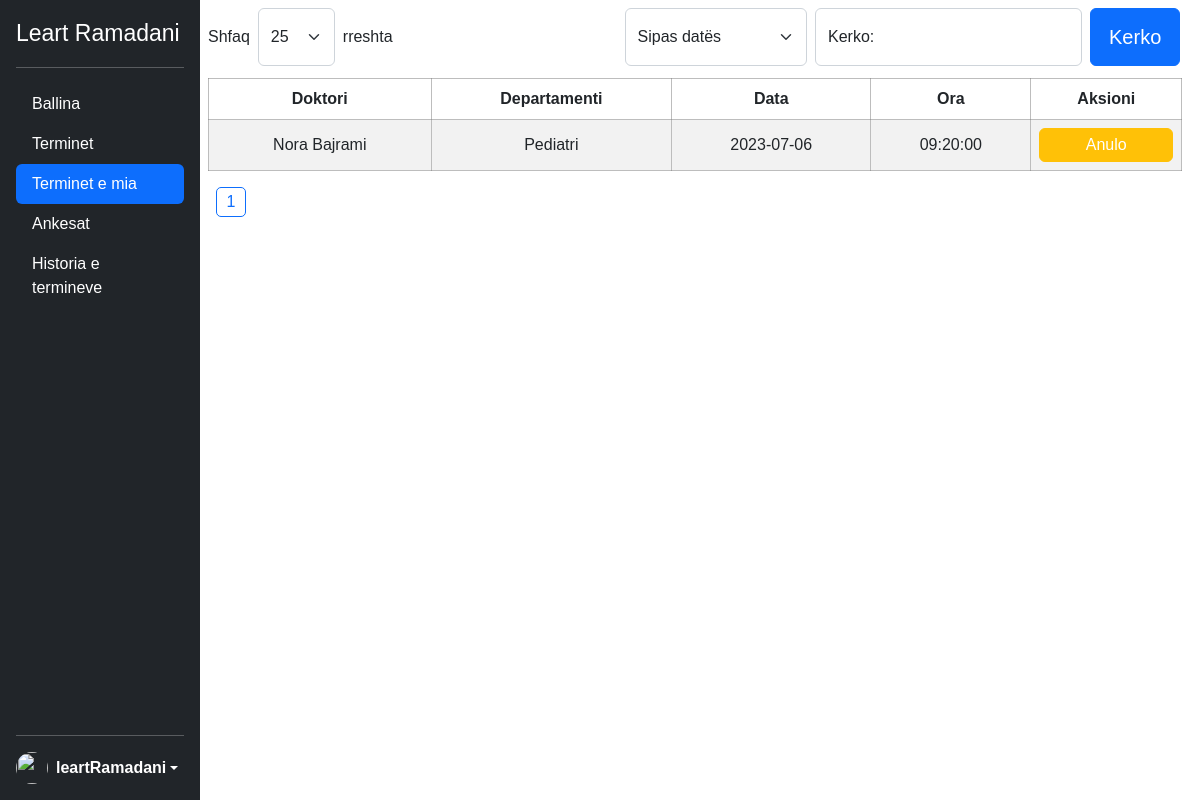
Page /patientSide/terminet_e_mia.php (signed in) on the committed database.
### tables this page shows
CREATE TABLE `terminet_e_mia` (
  `id` int(11) NOT NULL,
  `emri_pacientit` varchar(100) NOT NULL,
  `mbiemri_pacientit` varchar(100) NOT NULL,
  `numri_personal` int(10) NOT NULL,
  `doktori` varchar(100) NOT NULL,
  `departamenti` varchar(100) NOT NULL,
  `data` date NOT NULL,
  `ora` time NOT NULL
);

### patientSide/terminet_e_mia.php (the view, shortened to what this page needs)
<?php
include('../config.php');
?>
<!DOCTYPE html>
<html lang="en">
<head>
    <link rel="stylesheet" href="../css/main.css">
    <link rel="stylesheet" href="../css/responsive.css">
    <link href="https://cdn.jsdelivr.net/npm/bootstrap@5.2.0-beta1/dist/css/bootstrap.min.css" rel="stylesheet">
    <link rel="stylesheet" href="../bootstrap-5.1.3-examples/sidebars/sidebars.css">
</head>
<body>
    <div class="sideBlock">
        <button type="button" class="ham" id="ham_menu"><i class="fa-solid fa-bars"></i></button>
    </div>
    <div class="flex-shrink-0 p-3 text-white bg-dark sidebar">
        <p class="d-flex align-items-center mb-3 mb-md-0 me-md-auto text-white text-decoration-none">
            <span class=" sess_admin"><?php echo $_SESSION['emri'] . ' ' . $_SESSION['mbiemri'] ?></span>
        </p>
        <hr>
        <ul class="nav nav-pills flex-column mb-auto">
            <li><a href="../index.php" class="nav-link text-white">Ballina</a></li>
            <li class="nav-item"><a href="rezervoTermin.php" class="nav-link text-white">Terminet</a></li>
            <li><a href="terminet_e_mia.php" class="nav-link text-white active" aria-current="page">Terminet e mia</a></li>
            <li><a href="ankesat.php" class="nav-link text-white">Ankesat</a></li>
            <li><a href="historiaTermineve(pacientit).php" class="nav-link text-white">Historia e termineve</a></li>
        </ul>
        <hr>
        <div class="dropdown">
            <a href="#" class="d-flex align-items-center text-white text-decoration-none dropdown-toggle" id="dropdownUser1" data-bs-toggle="dropdown" aria-expanded="false">
                <img src="https://w7.pngwing.com/pngs/200/420/png-transparent-user-profile-computer-icons-overview-rectangle-black-data-thumbnail.png" alt="" width="32" height="32" class="rounded-circle me-2">
                <strong class="useri"><?php echo $_SESSION['username'] ?></strong>
            </a>
        </div>
    </div>
    <?php
    $searchedQuery = "";
    $entries = isset($_GET['entries']) ? $_GET['entries'] : 25;
    $sortDefault = "default";
    $sortBy = isset($_GET['sortBy']) ? $_GET['sortBy'] : $sortDefault;
    $sort = "";
    $countSql = "SELECT COUNT(*) as total FROM terminet_e_mia WHERE numri_personal=:numri_personal";
    $countPrep = $con->prepare($countSql);
    $countPrep->bindParam(':numri_personal', $_SESSION['numri_personal']);
    $countPrep->execute();
    $totalRows = $countPrep->fetch();
    $totalRows = $totalRows['total'];
    $totalPages = ceil($totalRows / $entries);
    $currentPage = isset($_GET['page']) ? $_GET['page'] : 1;
    $startIndex = ($currentPage - 1) * $entries;
    if ($sortBy == "default") {
        $sort = " ORDER BY DATE(data) LIMIT :startIndex, $entries";
        $sortDate = 'selected';
        $searchedQuery = isset($_GET['keyword']) ? $_GET['keyword'] : "";
    } else if ($sortBy == "ASC") {
        $sort = " ORDER BY doktori ASC LIMIT :startIndex, $entries";
        $sortASC = 'selected';
        $searchedQuery = isset($_GET['keyword']) ? $_GET['keyword'] : "";
    } else if ($sortBy == "DESC") {
        $sort = " ORDER BY doktori DESC LIMIT :startIndex, $entries";
        $sortDESC = 'selected';
        $searchedQuery = isset($_GET['keyword']) ? $_GET['keyword'] : "";
    } else if ($sortBy == "date") {
        $sort = " ORDER BY DATE(data) LIMIT :startIndex, $entries";
        $sortDate = 'selected';
        $searchedQuery = isset($_GET['keyword']) ? $_GET['keyword'] : "";
    }
    if (isset($_GET['search']) && !empty($_GET['keyword'])) {
        $keyword = $_GET['keyword'];
        $pacienti_sql = "SELECT * FROM patient_table WHERE numri_personal=:numri_personal";
        $pacienti_prep = $con->prepare($pacienti_sql);
        $pacienti_prep->bindParam(':numri_personal', $_SESSION['numri_personal']);
        $pacienti_prep->execute();
        $pacienti_fetch = $pacienti_prep->fetch();
        $emri_pacientit = $pacienti_fetch['emri'];
        $mbiemri_pacientit = $pacienti_fetch['mbiemri'];
        $sort = "SELECT * FROM terminet_e_mia WHERE numri_personal=:numri_personal AND (doktori=:keyword OR departamenti=:keyword) " . $sort;
        $sql = $sort;
        $prep = $con->prepare($sql);
        $prep->bindParam(':keyword', $keyword);
        $prep->bindParam(':numri_personal', $_SESSION['numri_personal']);
        $prep->bindValue(':startIndex', $startIndex, PDO::PARAM_INT);
        $prep->execute();
        $data = $prep->fetchAll(PDO::FETCH_ASSOC);
        $searchedQuery = $keyword;
    } else {
        $sql = "SELECT * FROM terminet_e_mia WHERE numri_personal=:numri_personal" . $sort;
        $prep = $con->prepare($sql);
        $prep->bindParam(':numri_personal', $_SESSION['numri_personal']);
        $prep->bindValue(':startIndex', $startIndex, PDO::PARAM_INT);
        $prep->execute();
        $data = $prep->fetchAll(PDO::FETCH_ASSOC);
    }
    if (!$data) {
        $empty = 'empty';
    } else {
        $empty = '';
    }
    ?>
    <main class="main mainRes d-flex flex-column p-2">
        <div class="d-flex justify-content-between">
            <div>
                <form id="entriesForm" method="GET" class="d-flex align-items-center w-25" action="terminet_e_mia.php">
                    <label for="entries" class="me-2">Shfaq</label>
                    <select class="form-select" id="entries" aria-label="" name="entries" style="width: 80px; height: 58px" onchange="this.form.submit()">
                        <option value="25" <?= $entry25 ?? '' ?>>25</option>
                    </select>
                    <label for="entries" class="ms-2">rreshta</label>
                </form>
            </div>
            <div class="d-flex w-75 justify-content-end pe-2">
                <div class="w-25">
                    <form id="sortForm" method="GET" class="d-flex align-items-center" action="terminet_e_mia.php">
                        <select class="form-select" id="sortBy" name="sortBy" aria-label="Default select example" style="height: 58px" onchange="this.form.submit()">
                            <option value="date" <?= $sortDate ?? "" ?>>Sipas datës</option>
                        </select>
                    </form>
                </div>
                <div class="w-50 ms-2 me-1">
                    <form method="get" action="terminet_e_mia.php">
                        <div class="d-flex mb-1">
                            <div class="form-floating w-75">
                                <input type="text" class="form-control lastName" id="floatingInput" name="keyword" placeholder="Kerkro:" value="<?= $searchedQuery ?>">
                                <label for="floatingInput">Kerko:</label>
                            </div>
                            <button class="btn btn-primary w-25 fs-5 ms-2" name="search">Kerko</button>
                        </div>
                    </form>
                </div>
            </div>
        </div>
        <?php if ($empty == '') : ?>
            <table class="table table-striped text-center mt-2 table_patient">
                <thead>
                    <tr>
                        <th scope="col">Doktori</th>
                        <th scope="col">Departamenti</th>
                        <th scope="col">Data</th>
                        <th scope="col">Ora</th>
                        <th scope="col">Aksioni</th>
                    </tr>
                </thead>
                <tbody>
                    <?php foreach ($data as $data) : ?>
                        <tr>
                            <td><?= $data['doktori'] ?></td>
                            <td><?= $data['departamenti'] ?></td>
                            <td><?= $data['data'] ?></td>
                            <td><?= $data['ora'] ?></td>
                            <td class="text-center">
                                <a class="text-decoration-none text-white anuloPop ">
                                    <button class="btn btn-warning w-100 p-1 text-white rez">Anulo</button>
                                </a>
                            </td>
                        </tr>
                    <?php endforeach; ?>
                </tbody>
            </table>
        <?php endif; ?>
        <?php if ($empty == 'empty') { ?>
            <article class=" d-flex justify-content-center mt-5">
                <h1 class=" h1 fw-normal text-center mt-5">Nuk keni ndonje termin te rezervuar.</h1>
            </article>
        <?php } else { ?>
            <div class="imagePagination justify-content-start ms-2">
                <?php
                $maxVisibleLinks = 5;
                $startPage = max(1, $currentPage - floor($maxVisibleLinks / 2));
                $endPage = min($startPage + $maxVisibleLinks - 1, $totalPages);
                for ($i = $startPage; $i <= $endPage; $i++) {
                    $activePage = ($i == $currentPage) ? 'activePage' : '';
                    echo '<a class="paginationLink ' . $activePage . '" href="?page=' . $i . '">' . $i . '</a> ';
                }
                ?>
            </div>
        <?php } ?>
    </main>
</body>
</html>

### css/main.css (style rules this page uses)
:root { --primary: #0D6EFD; --background: #081C15; --secondary: #40916C; --border: #74c69d; --focus: #95d5b2; --font-family: 'Roboto', sans-serif; --grey: #adb5bd; --darkGrey: #495057; }
* { font-family: Arial, Helvetica, sans-serif; }
body { overflow: auto !important; }
main { max-height: none !important; }
.sess_admin { font-size: 23px !important; }
.main { display: flex; justify-content: center; width: calc(100% - 200px); margin-left: 200px; }
.sidebar { width: 200px !important; height: 100% !important; position: fixed; display: flex; flex-direction: column; z-index: 999; }
.imagePagination { display: flex; flex-wrap: wrap; gap: 10px; }
.paginationLink { text-decoration: none; border: 1px solid rgba(119, 136, 153, 0.659); color: rgba(119, 136, 153, 0.659); border-radius: 5px; width: 30px; height: 30px; display: flex; justify-content: center; align-items: center; }
.activePage { border-color: #0D6EFD; color: #0D6EFD; }
.form-select { height: 50px; }
.table thead tr, .table tbody td { height: 30px !important; }
.table { width: 99% !important; }
.table thead tr th { border: 1px solid rgba(128, 128, 128, 0.521); }
.table tbody tr td { border: 1px solid rgba(128, 128, 128, 0.521); vertical-align: middle; }
.sideBlock { position: absolute; top: 10px; left: 5px; }

### rows in the picture
terminet_e_mia: doktori "Nora Bajrami", departamenti "Pediatri", data "2023-07-06", ora "09:20:00"

### other values in the picture
$_SESSION['emri'] "Leart"
$_SESSION['mbiemri'] "Ramadani"
$_SESSION['username'] "leartRamadani"
